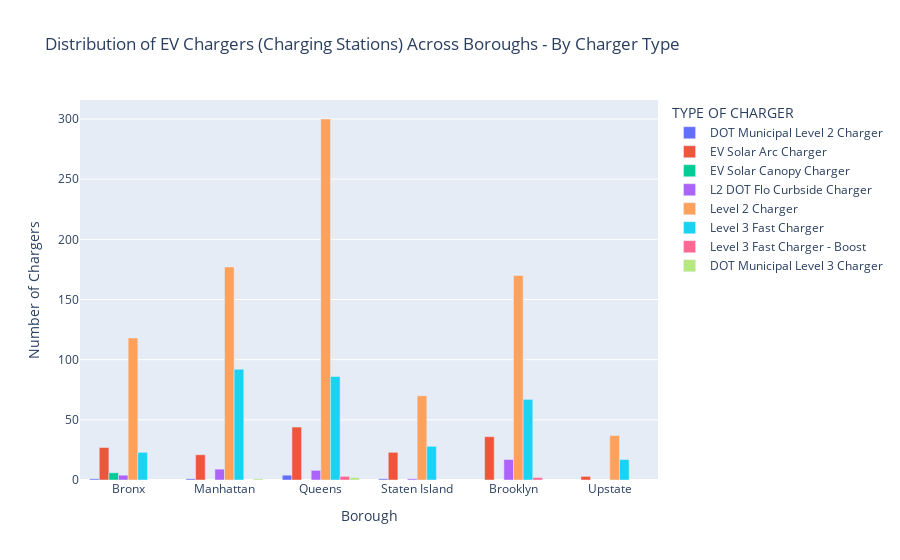

The notebook cell saved with this chart:
### Code cell
# Create a bar chart displaying the number of chargers in each borough, categorized by charger type
fig = px.bar(
    charger_counts,
    x='BOROUGH',
    y='Count',
    color='TYPE OF CHARGER',
    title='Distribution of EV Chargers (Charging Stations) Across Boroughs - By Charger Type',
    labels={'Count': 'Number of Chargers', 'BOROUGH': 'NYC Borough'},
    barmode='group'
)

# Customize axis labels
fig.update_layout(xaxis_title='Borough', yaxis_title='Number of Chargers')

fig.show()

### Figure 1 — Plotly figure (JSON) as saved in the notebook; plotly's stock layout.template omitted (floating-point values rounded to 4 significant figures)
{"data": [{"alignmentgroup": "True", "hovertemplate": "TYPE OF CHARGER=DOT Municipal Level 2 Charger<br>NYC Borough=%{x}<br>Number of Chargers=%{y}<extra></extra>", "legendgroup": "DOT Municipal Level 2 Charger", "marker": {"color": "#636efa", "pattern": {"shape": ""}}, "name": "DOT Municipal Level 2 Charger", "offsetgroup": "DOT Municipal Level 2 Charger", "orientation": "v", "showlegend": true, "textposition": "auto", "type": "bar", "x": ["Bronx", "Manhattan", "Queens", "Staten Island"], "xaxis": "x", "y": [1, 1, 4, 1], "yaxis": "y"}, {"alignmentgroup": "True", "hovertemplate": "TYPE OF CHARGER=EV Solar Arc Charger<br>NYC Borough=%{x}<br>Number of Chargers=%{y}<extra></extra>", "legendgroup": "EV Solar Arc Charger", "marker": {"color": "#EF553B", "pattern": {"shape": ""}}, "name": "EV Solar Arc Charger", "offsetgroup": "EV Solar Arc Charger", "orientation": "v", "showlegend": true, "textposition": "auto", "type": "bar", "x": ["Bronx", "Brooklyn", "Manhattan", "Queens", "Staten Island", "Upstate"], "xaxis": "x", "y": [27, 36, 21, 44, 23, 3], "yaxis": "y"}, {"alignmentgroup": "True", "hovertemplate": "TYPE OF CHARGER=EV Solar Canopy Charger<br>NYC Borough=%{x}<br>Number of Chargers=%{y}<extra></extra>", "legendgroup": "EV Solar Canopy Charger", "marker": {"color": "#00cc96", "pattern": {"shape": ""}}, "name": "EV Solar Canopy Charger", "offsetgroup": "EV Solar Canopy Charger", "orientation": "v", "showlegend": true, "textposition": "auto", "type": "bar", "x": ["Bronx"], "xaxis": "x", "y": [6], "yaxis": "y"}, {"alignmentgroup": "True", "hovertemplate": "TYPE OF CHARGER=L2 DOT Flo Curbside Charger<br>NYC Borough=%{x}<br>Number of Chargers=%{y}<extra></extra>", "legendgroup": "L2 DOT Flo Curbside Charger", "marker": {"color": "#ab63fa", "pattern": {"shape": ""}}, "name": "L2 DOT Flo Curbside Charger", "offsetgroup": "L2 DOT Flo Curbside Charger", "orientation": "v", "showlegend": true, "textposition": "auto", "type": "bar", "x": ["Bronx", "Brooklyn", "Manhattan", "Queens", "Staten Island"], "xaxis": "x", "y": [4, 17, 9, 8, 1], "yaxis": "y"}, {"alignmentgroup": "True", "hovertemplate": "TYPE OF CHARGER=Level 2 Charger<br>NYC Borough=%{x}<br>Number of Chargers=%{y}<extra></extra>", "legendgroup": "Level 2 Charger", "marker": {"color": "#FFA15A", "pattern": {"shape": ""}}, "name": "Level 2 Charger", "offsetgroup": "Level 2 Charger", "orientation": "v", "showlegend": true, "textposition": "auto", "type": "bar", "x": ["Bronx", "Brooklyn", "Manhattan", "Queens", "Staten Island", "Upstate"], "xaxis": "x", "y": [118, 170, 177, 300, 70, 37], "yaxis": "y"}, {"alignmentgroup": "True", "hovertemplate": "TYPE OF CHARGER=Level 3 Fast Charger<br>NYC Borough=%{x}<br>Number of Chargers=%{y}<extra></extra>", "legendgroup": "Level 3 Fast Charger", "marker": {"color": "#19d3f3", "pattern": {"shape": ""}}, "name": "Level 3 Fast Charger", "offsetgroup": "Level 3 Fast Charger", "orientation": "v", "showlegend": true, "textposition": "auto", "type": "bar", "x": ["Bronx", "Brooklyn", "Manhattan", "Queens", "Staten Island", "Upstate"], "xaxis": "x", "y": [23, 67, 92, 86, 28, 17], "yaxis": "y"}, {"alignmentgroup": "True", "hovertemplate": "TYPE OF CHARGER=Level 3 Fast Charger - Boost<br>NYC Borough=%{x}<br>Number of Chargers=%{y}<extra></extra>", "legendgroup": "Level 3 Fast Charger - Boost", "marker": {"color": "#FF6692", "pattern": {"shape": ""}}, "name": "Level 3 Fast Charger - Boost", "offsetgroup": "Level 3 Fast Charger - Boost", "orientation": "v", "showlegend": true, "textposition": "auto", "type": "bar", "x": ["Brooklyn", "Queens"], "xaxis": "x", "y": [2, 3], "yaxis": "y"}, {"alignmentgroup": "True", "hovertemplate": "TYPE OF CHARGER=DOT Municipal Level 3 Charger<br>NYC Borough=%{x}<br>Number of Chargers=%{y}<extra></extra>", "legendgroup": "DOT Municipal Level 3 Charger", "marker": {"color": "#B6E880", "pattern": {"shape": ""}}, "name": "DOT Municipal Level 3 Charger", "offsetgroup": "DOT Municipal Level 3 Charger", "orientation": "v", "showlegend": true, "textposition": "auto", "type": "bar", "x": ["Manhattan", "Queens"], "xaxis": "x", "y": [1, 2], "yaxis": "y"}], "layout": {"autosize": true, "barmode": "group", "legend": {"title": {"text": "TYPE OF CHARGER"}, "tracegroupgap": 0}, "title": {"text": "Distribution of EV Chargers (Charging Stations) Across Boroughs - By Charger Type"}, "xaxis": {"anchor": "y", "autorange": true, "domain": [0, 1], "range": [-0.5, 5.5], "title": {"text": "Borough"}, "type": "category"}, "yaxis": {"anchor": "x", "autorange": true, "domain": [0, 1], "range": [0, 315.8], "title": {"text": "Number of Chargers"}, "type": "linear"}}}
